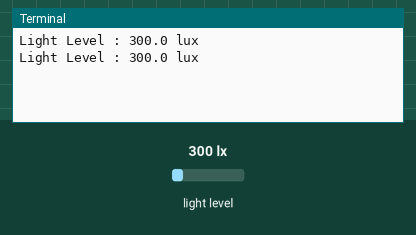
The program below on a simulated Raspberry Pi (BCM pin numbers). Shown: the last lines printed to the terminal. Inputs (shaded band) come from the test bench; at power-on: light level 300 lx. Library files of the repository ran but are not shown: BH1750.py.

Above: at 1.2 s.
1.3 s: light level set to 40 lx
At 2.6 s:
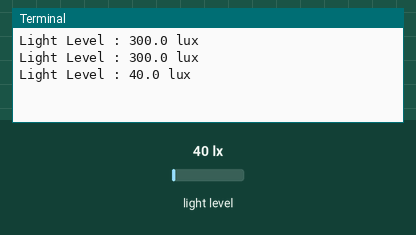
2.8 s: light level set to 500 lx
At 3.8 s:
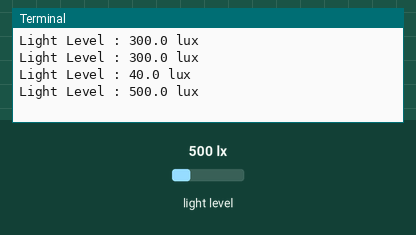
Timing chart, 0 to 5.8 s (numbered marks = the images above; inputs shaded):
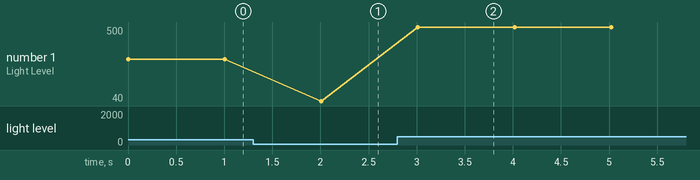

The program:

test.py
```python
#!/usr/bin/python
# --------------------------------------
#  Test sensor.
#
#  Official datasheet available from :
#  https://www.mouser.com/ds/2/348/bh1750fvi-e-186247.pdf
#
# Author : Raúl Caro Pastorino
# Date   : 01/08/2019
#
# --------------------------------------
from time import sleep
from BH1750 import BH1750

sensor = BH1750()

while True:
    print(sensor.read_light_format_string())
    sleep(1)
```

Measured:
- after the input at 1.3 s, the terminal: prints a new line after 0.71 s (image 1)
- after the input at 2.8 s, the terminal: prints a new line after 0.21 s (image 2)
- plotted number 1: 300 → 40 after the input at 1.3 s, 40 → 500 after the input at 2.8 s
